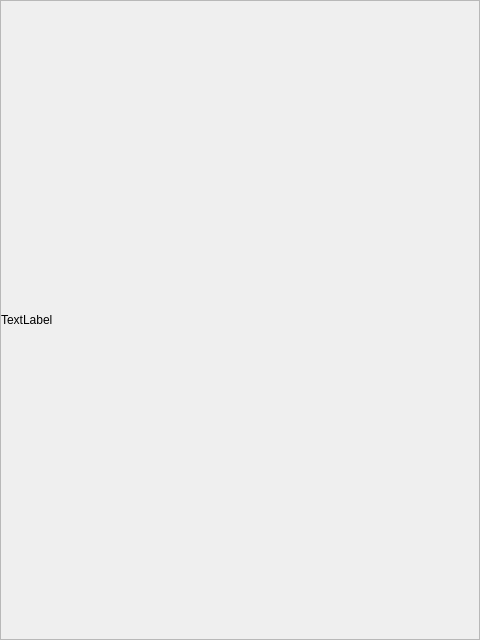
<?xml version="1.0" encoding="UTF-8"?>
<ui version="4.0">
 <class>SubplotWindow</class>
 <widget class="QWidget" name="SubplotWindow">
  <property name="geometry">
   <rect>
    <x>0</x>
    <y>0</y>
    <width>480</width>
    <height>640</height>
   </rect>
  </property>
  <property name="windowTitle">
   <string>Form</string>
  </property>
  <layout class="QVBoxLayout" name="verticalLayout">
   <property name="leftMargin">
    <number>0</number>
   </property>
   <property name="topMargin">
    <number>0</number>
   </property>
   <property name="rightMargin">
    <number>0</number>
   </property>
   <property name="bottomMargin">
    <number>0</number>
   </property>
   <item>
    <widget class="QScrollArea" name="scrollArea">
     <property name="widgetResizable">
      <bool>true</bool>
     </property>
     <widget class="QWidget" name="scrollAreaWidgetContents">
      <property name="geometry">
       <rect>
        <x>0</x>
        <y>0</y>
        <width>478</width>
        <height>638</height>
       </rect>
      </property>
      <layout class="QVBoxLayout" name="verticalLayout_2">
       <property name="spacing">
        <number>-1</number>
       </property>
       <property name="leftMargin">
        <number>0</number>
       </property>
       <property name="topMargin">
        <number>0</number>
       </property>
       <property name="rightMargin">
        <number>0</number>
       </property>
       <property name="bottomMargin">
        <number>0</number>
       </property>
       <item>
        <widget class="QLabel" name="label">
         <property name="text">
          <string>TextLabel</string>
         </property>
        </widget>
       </item>
      </layout>
     </widget>
    </widget>
   </item>
  </layout>
 </widget>
 <resources/>
 <connections/>
</ui>
